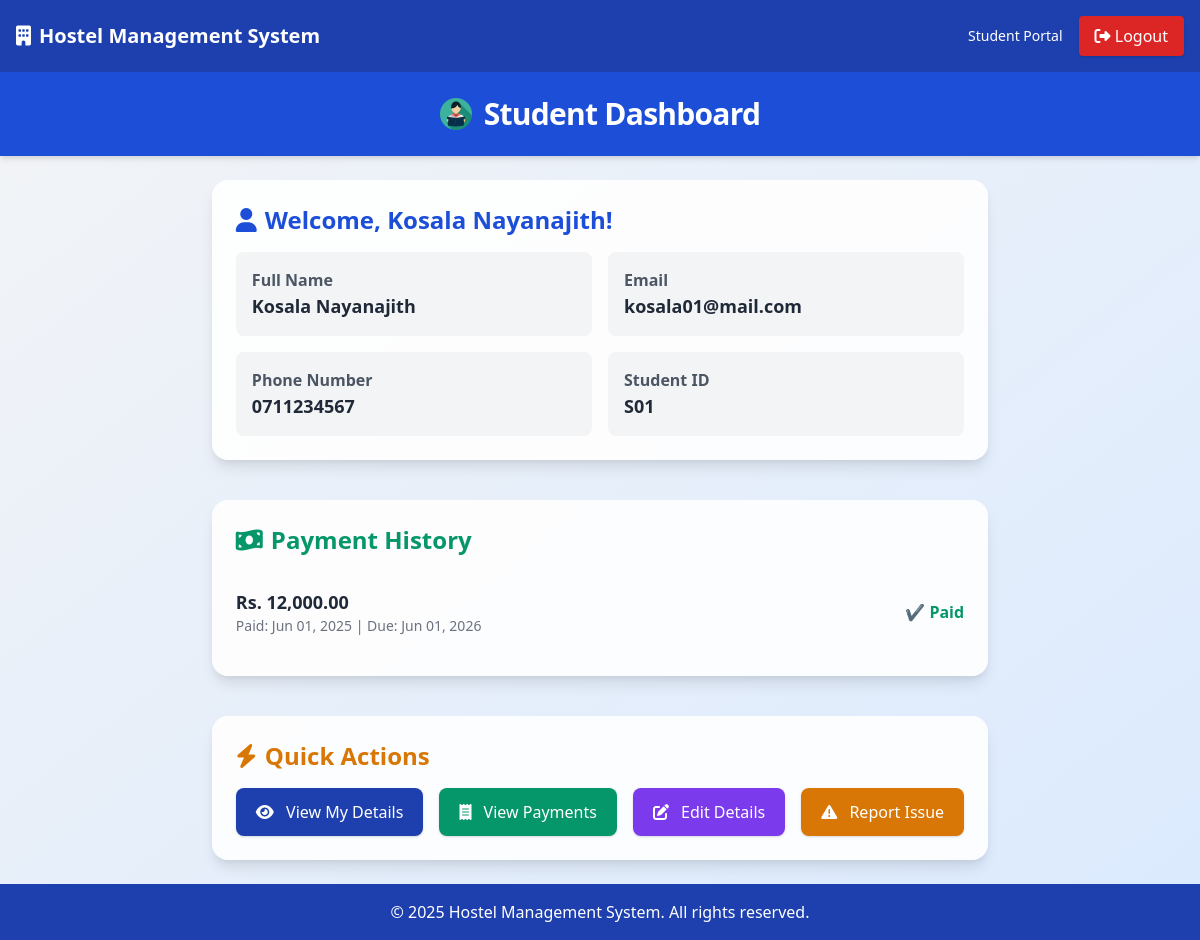
/student_dashboard.php (signed in), run on the app's committed database.
### tables this page shows
CREATE TABLE `user` (
  `ID` varchar(10) NOT NULL,
  `name` varchar(100) DEFAULT NULL,
  `email` varchar(100) DEFAULT NULL,
  `phonenumber` varchar(15) DEFAULT NULL,
  `password` varchar(255) DEFAULT NULL,
  `role` varchar(20) NOT NULL
);

CREATE TABLE `payment` (
  `Payment_ID` int(11) NOT NULL,
  `Student_ID` varchar(10) DEFAULT NULL,
  `amount` decimal(10,2) DEFAULT NULL,
  `Payment_date` date DEFAULT NULL,
  `due_date` date DEFAULT NULL,
  `penalty` decimal(10,2) DEFAULT 0.00,
  `month_of_payment` varchar(20) DEFAULT NULL
);

### student_dashboard.php (the view, shortened to what this page needs)
<?php
require_once 'db_connect.php';
$email = $_SESSION['email'];
$stmt = $conn->prepare("SELECT id, name, email, phonenumber FROM user WHERE email = ?");
$stmt->bind_param("s", $email);
$stmt->execute();
$result = $stmt->get_result();
$userInfo = $result->fetch_assoc();
$studentId = $userInfo['id'];
$stmt = $conn->prepare("SELECT amount, Payment_date, due_date FROM payment WHERE Student_ID = ? ORDER BY Payment_date DESC");
$stmt->bind_param("s", $studentId);
$stmt->execute();
$payments = $stmt->get_result();
?>
<!DOCTYPE html>
<html lang="en">
<head>
    <link href="https://cdn.jsdelivr.net/npm/tailwindcss@2.2.19/dist/tailwind.min.css" rel="stylesheet">
    <link rel="stylesheet" href="https://cdnjs.cloudflare.com/ajax/libs/font-awesome/6.4.0/css/all.min.css">
</head>
<body class="bg-gradient-to-br from-gray-100 to-blue-100 flex flex-col min-h-screen font-inter">
    <header class="bg-blue-800 text-white p-4 shadow-md flex items-center justify-between">
        <h1 class="text-xl font-bold flex items-center gap-2">
            <i class="fas fa-building"></i>
            Hostel Management System
        </h1>
        <div class="flex items-center space-x-4">
            <span class="text-sm text-slate-100">Student Portal</span>
            <a href="logout.php" class="bg-red-600 px-4 py-2 rounded shadow hover:bg-red-700 transition">
                <i class="fas fa-sign-out-alt"></i> Logout
            </a>
        </div>
    </header>
    <div class="bg-blue-700 text-white py-6 px-6 text-center shadow-md">
        <h2 class="text-3xl font-bold tracking-tight flex items-center justify-center gap-3">
            <img src="images/student.png" class="h-8 w-8" alt="Dashboard Icon">
            Student Dashboard
        </h2>
    </div>
    <main class="flex-grow p-6 max-w-5xl mx-auto">
        <section class="mb-10">
            <div class="bg-white bg-opacity-90 p-6 rounded-2xl shadow-lg">
                <h3 class="text-2xl font-bold text-blue-700 mb-4 flex items-center gap-2">
                    <i class="fas fa-user"></i> Welcome, <?= htmlspecialchars($userInfo['name']) ?>!
                </h3>
                <div class="grid grid-cols-1 md:grid-cols-2 gap-4">
                    <div class="p-4 rounded-lg bg-gray-100">
                        <p class="font-semibold text-gray-600">Full Name</p>
                        <p class="text-lg font-bold text-gray-800"><?= htmlspecialchars($userInfo['name']) ?></p>
                    </div>
                    <div class="p-4 rounded-lg bg-gray-100">
                        <p class="font-semibold text-gray-600">Email</p>
                        <p class="text-lg font-bold text-gray-800"><?= htmlspecialchars($userInfo['email']) ?></p>
                    </div>
                    <div class="p-4 rounded-lg bg-gray-100">
                        <p class="font-semibold text-gray-600">Phone Number</p>
                        <p class="text-lg font-bold text-gray-800"><?= htmlspecialchars($userInfo['phonenumber']) ?></p>
                    </div>
                    <div class="p-4 rounded-lg bg-gray-100">
                        <p class="font-semibold text-gray-600">Student ID</p>
                        <p class="text-lg font-bold text-gray-800"><?= htmlspecialchars($studentId) ?></p>
                    </div>
                </div>
            </div>
        </section>
        <section class="mb-10">
            <div class="bg-white bg-opacity-90 p-6 rounded-2xl shadow-lg">
                <h3 class="text-2xl font-bold text-green-600 mb-4 flex items-center gap-2">
                    <i class="fas fa-money-bill-wave"></i> Payment History
                </h3>
                <?php if ($payments->num_rows > 0): ?>
                    <ul class="divide-y divide-gray-200">
                        <?php while ($row = $payments->fetch_assoc()): ?>
                            <li class="py-4 flex justify-between items-center">
                                <div>
                                    <p class="text-lg font-semibold text-gray-800">Rs. <?= number_format($row['amount'], 2) ?></p>
                                    <p class="text-sm text-gray-500">Paid: <?= date("M d, Y", strtotime($row['Payment_date'])) ?> | Due: <?= date("M d, Y", strtotime($row['due_date'])) ?></p>
                                </div>
                                <span class="text-green-600 font-bold">✔ Paid</span>
                            </li>
                        <?php endwhile; ?>
                    </ul>
                <?php else: ?>
                    <p class="text-center text-gray-500">No payment records found.</p>
                <?php endif; ?>
            </div>
        </section>
        <section>
            <div class="bg-white bg-opacity-90 p-6 rounded-2xl shadow-lg">
                <h3 class="text-2xl font-bold text-yellow-600 mb-4 flex items-center gap-2">
                    <i class="fas fa-bolt"></i> Quick Actions
                </h3>
                <div class="flex flex-wrap justify-center gap-4">
                    <a href="view_my_details.php" class="bg-blue-800 text-white px-5 py-3 rounded-lg shadow hover:bg-blue-900">
                        <i class="fas fa-eye mr-2"></i> View My Details
                    </a>
                    <a href="view_my_payments.php" class="bg-green-600 text-white px-5 py-3 rounded-lg shadow hover:bg-green-700">
                        <i class="fas fa-receipt mr-2"></i> View Payments
                    </a>
                    <a href="edit_my_details.php" class="bg-purple-600 text-white px-5 py-3 rounded-lg shadow hover:bg-purple-700">
                        <i class="fas fa-edit mr-2"></i> Edit Details
                    </a>
                    <a href="report_complaint.php" class="bg-yellow-600 text-white px-5 py-3 rounded-lg shadow hover:bg-yellow-700">
                        <i class="fas fa-exclamation-triangle mr-2"></i> Report Issue
                    </a>
                </div>
            </div>
        </section>
    </main>
    <footer class="bg-blue-800 text-white text-center py-4 mt-auto">
        <p>&copy; <?= date("Y") ?> Hostel Management System. All rights reserved.</p>
    </footer>
</body>
</html>

### data on the page
user: name "Kosala Nayanajith", email "kosala01@mail.com", phonenumber "0711234567", ID "S01"
payment: amount "12,000.00", Payment_date "Jun 01, 2025", due_date "Jun 01, 2026"
